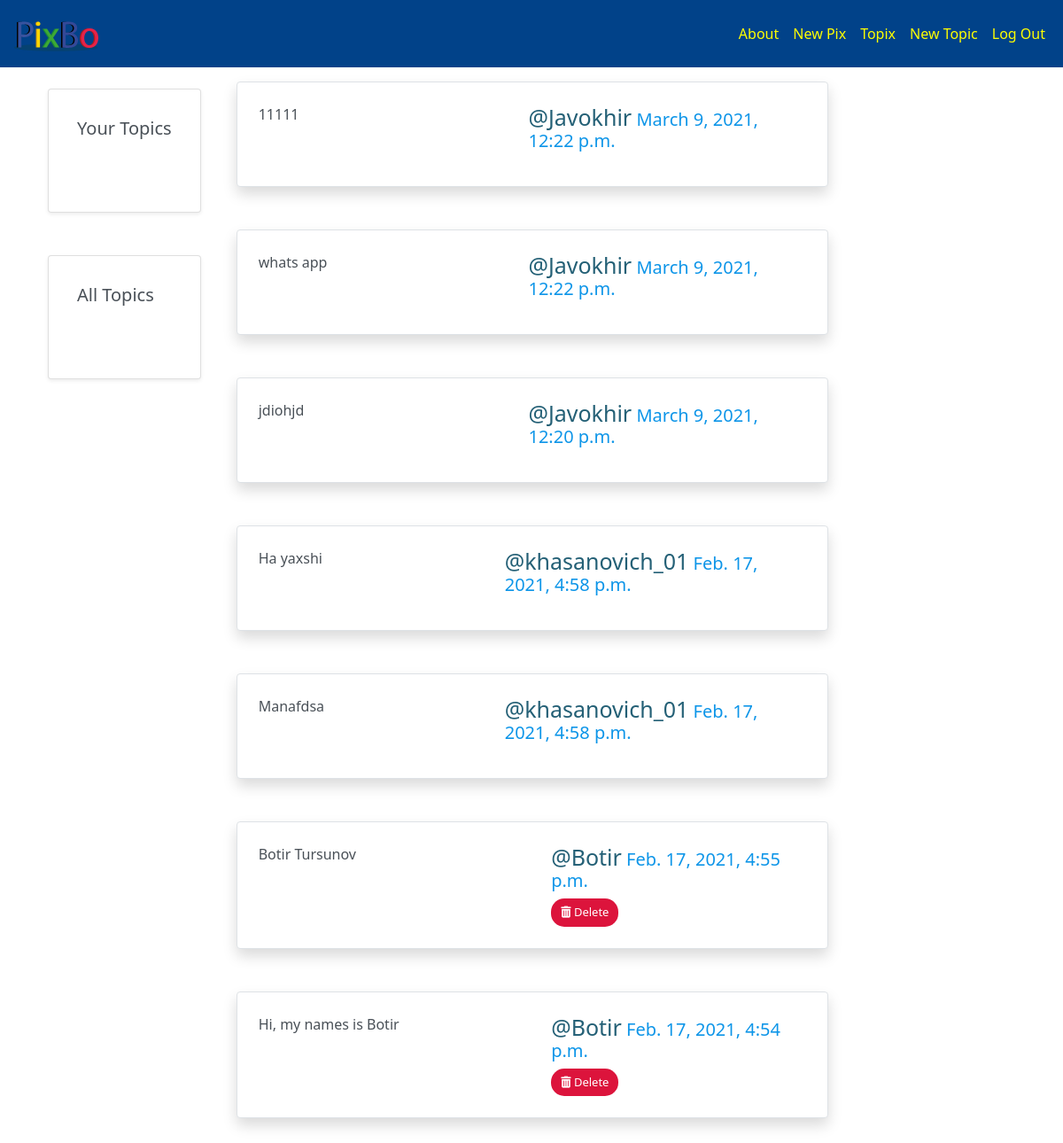
Screenshot of /posts/ (signed in) with the database file from the repository.
### posts/models.py (models this page shows, shortened)
class Post(models.Model):
    user = models.ForeignKey(User, related_name='posts', on_delete=models.CASCADE)
    created_at = models.DateTimeField(auto_now=True)
    message = models.TextField()
    message_html = models.TextField(editable=False)
    group = models.ForeignKey(Group, related_name='posts', null=True, blank=True, on_delete=models.CASCADE)
    class Meta:
        ordering = ['-created_at']
        unique_together = ['user', 'message']

### posts/views.py (the view)
# urls.py: path('', views.PostList.as_view(), name='all'),
class PostList(SelectRelatedMixin,generic.ListView):
    model = models.Post
    select_related = ('user', 'group')

### posts/templates/posts/post_list.html (shortened to what this page needs)
{% extends "posts/base_post.html" %}
{% load humanize %}
{% block prepost %}
  <div class="coll col-md-4" >
    <br>
    {% if request.user.is_authenticated %}
      <div class="card shadow-sm p-3 mb-5 bg-body rounded">
        <div class="card-body">
          <h5 class="card-title">Your Topics</h5>
        </div>
      </div>
    {% endif %}
      <div class="card shadow-sm p-3 mb-5 bg-body rounded">
        <div class="card-body">
          <h5 class="card-title">All Topics</h5>
        </div>
      </div>
  </div>
{% endblock %}
{% block content_post %}
  <div class="col-md-8">
    {% for post in post_list %}
      {% include "posts/_post.html" %}
    {% endfor %}
  </div>
{% endblock %}

### posts/templates/posts/_post.html
<div class="d-flex border bg-light m-3 shadow p-3 mb-5 bg-white rounded">
  <div class="p-2 flex-grow-1 userPostText">{{ post.message_html|safe }}</div>
  <div class="p-2">
    <h5>
    <span><a class="group-list-user username" href="{% url 'posts:for_user' username=post.user.username %}">@{{ post.user.username }}</a></span>
    <time><a class="time" href="{% url 'posts:single' username=post.user.username pk=post.pk%}">{{ post.created_at }}</a></time>
    </h5>
    <div>
      {% if user.is_authenticated and post.user == user and not hide_delete %}
      <a href="{% url 'posts:delete' pk=post.pk %}" title="delete" class="btn deleteButton">
        <i class="fas fa-trash-alt" aria-hidden='true'></i>
        <span>Delete</span>
      </a>
      {% endif %}
    </div>
  </div>
</div>

### static/PixBo/css/master.css (style rules this page uses)
html body { background-color: #fff; overflow-x: hidden; height: 100%; color: #495057; }
.group-list-user { text-decoration: none; color: #246076; }
.userPostText { margin-left: 0px; width: 350px; height: 85px; word-break: break-all; overflow: auto; }
.username { font-size: 25px; }
.time { text-decoration: none; color: #0d95e8; }
.deleteButton { background-color: rgb(220,20,60); color: #ffffff; display: inline-block; padding: 5px 10px; text-align: center; border-radius: 13px; outline: none; font-size: 13px; margin-right: auto; margin-left: auto; }
.btn { border-radius: 15px; }
.coll { width: auto; }

### rows the page displays
Post: message_html "11111", user.username "Javokhir", created_at "March 9, 2021, 12:22 p.m."
Post: message_html "whats app", user.username "Javokhir", created_at "March 9, 2021, 12:22 p.m."
Post: message_html "jdiohjd", user.username "Javokhir", created_at "March 9, 2021, 12:20 p.m."
Post: message_html "Ha yaxshi", user.username "khasanovich_01", created_at "Feb. 17, 2021, 4:58 p.m."
Post: message_html "Manafdsa", user.username "khasanovich_01", created_at "Feb. 17, 2021, 4:58 p.m."
Post: message_html "Botir Tursunov", user.username "Botir", created_at "Feb. 17, 2021, 4:55 p.m.", shows "Delete"
Post: message_html "Hi, my names is Botir", user.username "Botir", created_at "Feb. 17, 2021, 4:54 p.m.", shows "Delete"
